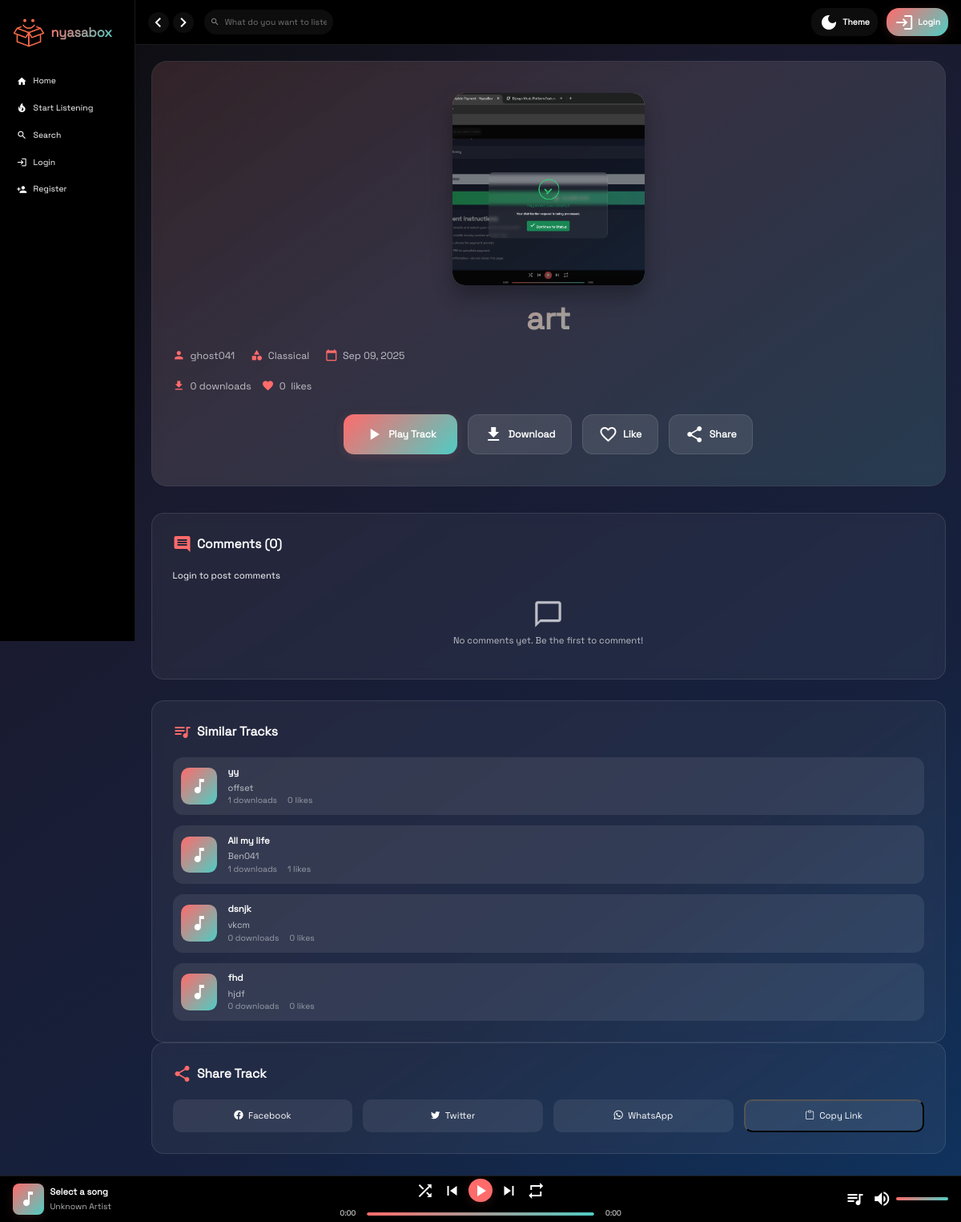
Before: /track/art/ with the older database file.
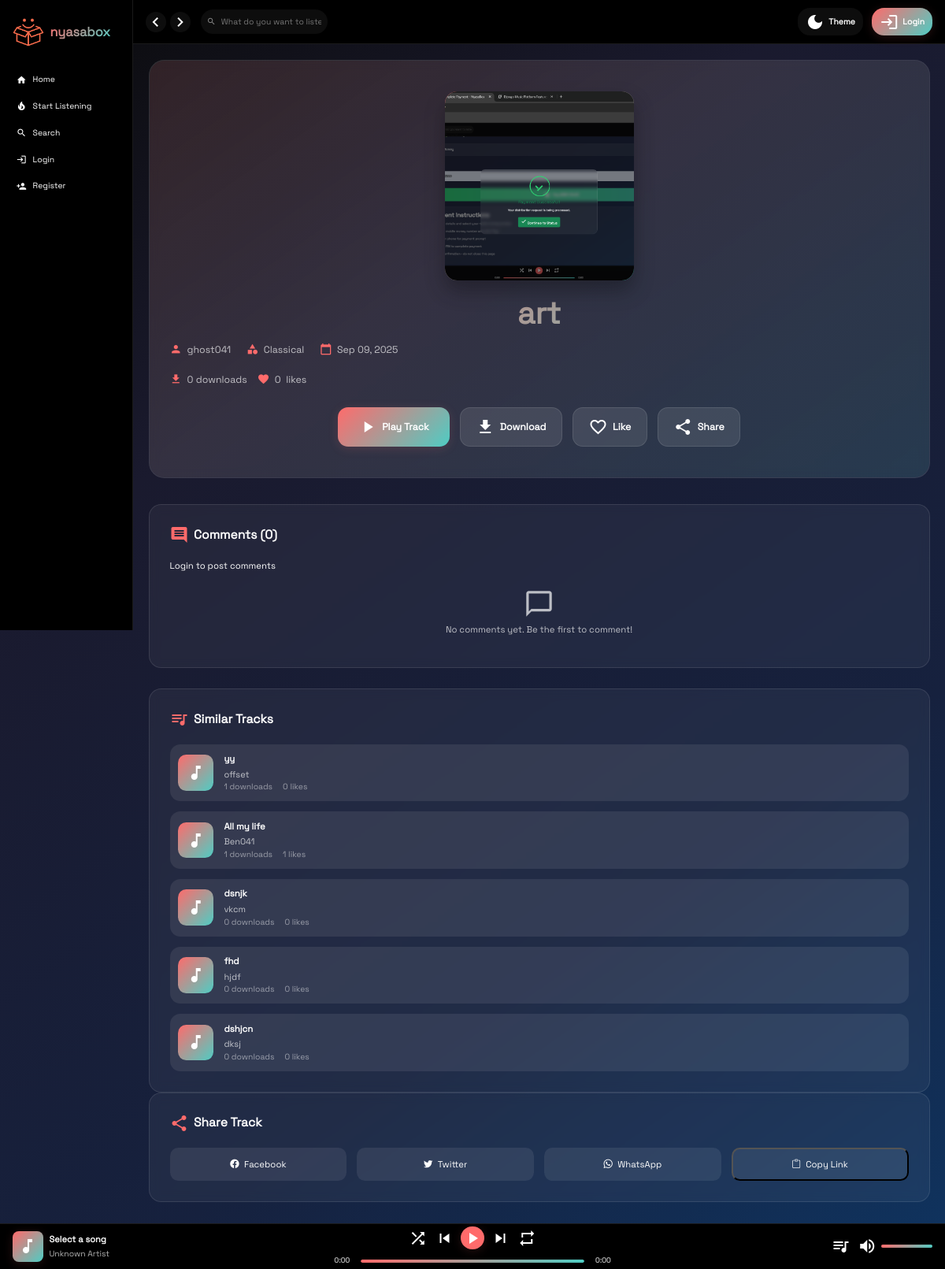
After: the same page with the newer database file.
### core/models.py (models this page shows, shortened)
class Track(models.Model):
    title = models.CharField(max_length=200)
    slug = models.SlugField(unique=True, max_length=200)
    album = models.ForeignKey(Album, on_delete=models.CASCADE, related_name='tracks', null=True, blank=True)
    artist = models.CharField(max_length=200)
    genre = models.CharField(max_length=20, choices=GENRE_CHOICES, blank=True)
    audio_file = models.FileField(upload_to='tracks/')
    cover_art = models.ImageField(upload_to='track_covers/')
    duration = models.DurationField(blank=True, null=True)
    track_number = models.PositiveIntegerField(null=True, blank=True)
    uploader = models.ForeignKey(User, on_delete=models.CASCADE)
    created_at = models.DateTimeField(auto_now_add=True)
    updated_at = models.DateTimeField(auto_now=True)
    downloads = models.PositiveIntegerField(default=0)
    likes = models.ManyToManyField(User, related_name='liked_tracks', blank=True)
    class Meta:
        indexes = [
            models.Index(fields=['slug'], name='idx_track_slug'),
            models.Index(fields=['created_at'], name='idx_track_created_at'),
            models.Index(fields=['uploader'], name='idx_track_uploader'),
            models.Index(fields=['downloads'], name='idx_track_downloads'),
        ]
    def get_formatted_duration(self):
        if self.duration:
            total_seconds = int(self.duration.total_seconds())
            minutes = total_seconds // 60
            seconds = total_seconds % 60
            return f"{minutes}:{seconds:02d}"
        return "0:00"

### core/views.py (the view, shortened to what this page needs)
# urls.py: path('track/<slug:slug>/', views.track_detail, name='track_detail'),
def track_detail(request, slug):
    track = get_object_or_404(Track, slug=slug)
    comment_form = CommentForm()
    similar_tracks = Track.objects.filter(
        Q(genre=track.genre) | Q(artist=track.artist) | Q(album=track.album)
    ).exclude(id=track.id).distinct()[:5]
    context = {
        'track': track,
        'comment_form': comment_form,
        'similar_tracks': similar_tracks,
    }
    return render(request, 'track_detail.html', context)

### core/forms.py
class CommentForm(forms.ModelForm):
    class Meta:
        model = Comment
        fields = ['text']
        widgets = {
            'text': forms.Textarea(attrs={'class': 'form-control', 'rows': 3, 'placeholder': 'Add your comment...', 'required': True}),
        }

### core/templates/track_detail.html (shortened to what the changed rows need)
{% extends 'base.html' %}
{% load static %}
{% block content %}
<div class="track-container">
    <div class="track-hero">
        <div class="hero-content">
            <div class="track-info">
                <h1 class="track-title">{{ track.title }}</h1>
            </div>
        </div>
    </div>
    <div class="track-content">
        <div class="content-sidebar">
            <div class="content-section">
                <div class="similar-tracks">
                    {% for similar in similar_tracks %}
                    <a href="{% url 'track_detail' similar.slug %}" class="track-item">
                        <div class="track-thumb">
                            {% if similar.album and similar.album.cover_art %}
                                <img src="{{ similar.album.cover_art.url }}" alt="{{ similar.title }}">
                            {% else %}
                                <div style="width: 100%; height: 100%; background: var(--accent-gradient); display: flex; align-items: center; justify-content: center;">
                                    <span class="material-icons">music_note</span>
                                </div>
                            {% endif %}
                        </div>
                        <div class="track-details">
                            <div class="track-name">{{ similar.title }}</div>
                            <div class="track-artist">{{ similar.artist }}</div>
                            <div class="track-stats">
                                <span>{{ similar.downloads }} downloads</span>
                                <span>{{ similar.likes.count }} likes</span>
                            </div>
                        </div>
                    </a>
                    {% empty %}
                    <div style="text-align: center; color: var(--text-secondary);">
                        No similar tracks found
                    </div>
                    {% endfor %}
                </div>
            </div>
        </div>
    </div>
</div>
{% endblock %}

Changed rows visible on the page:
added Track: title "dshjcn", artist "dksj", downloads "0", likes.count "0"
